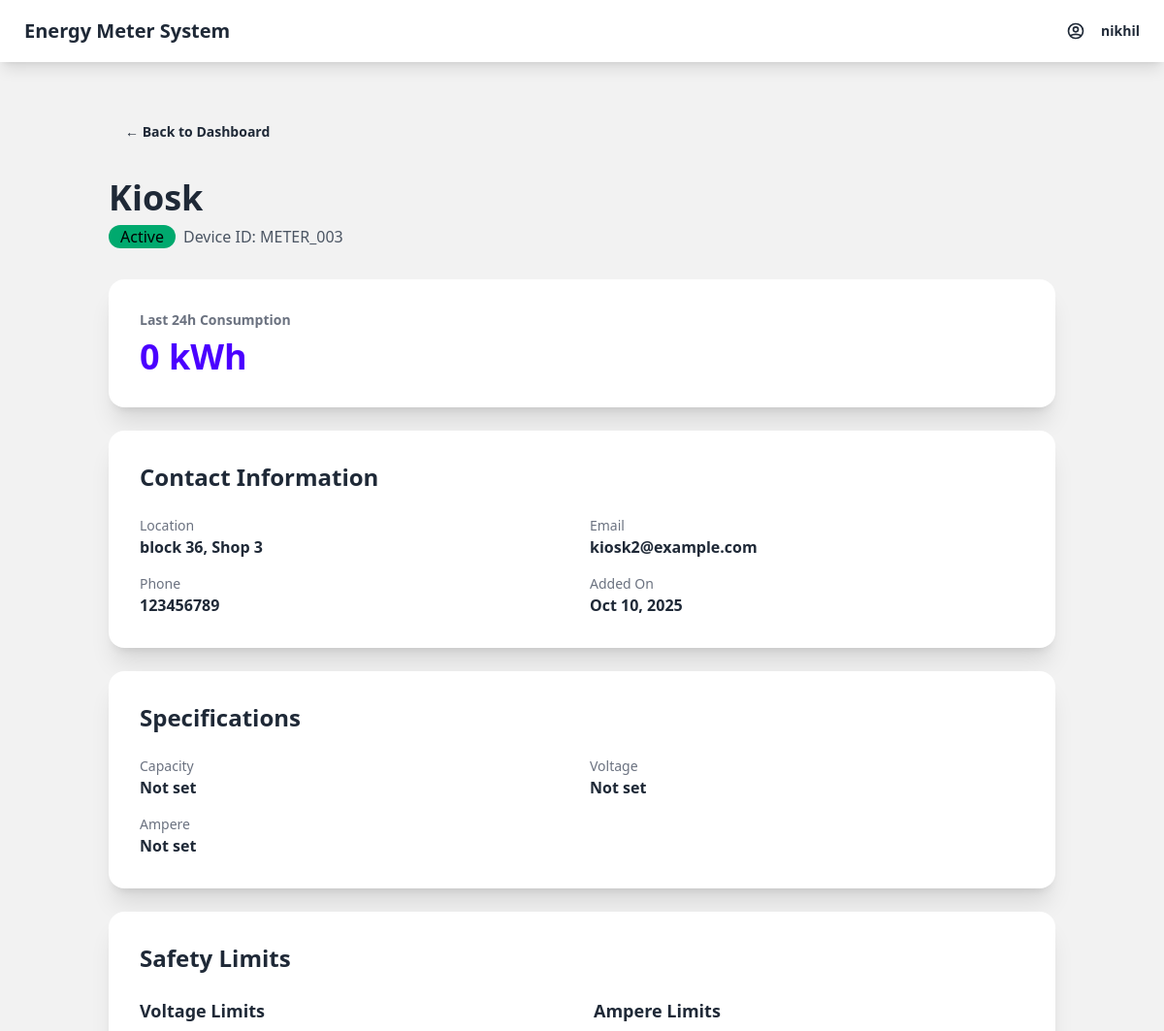
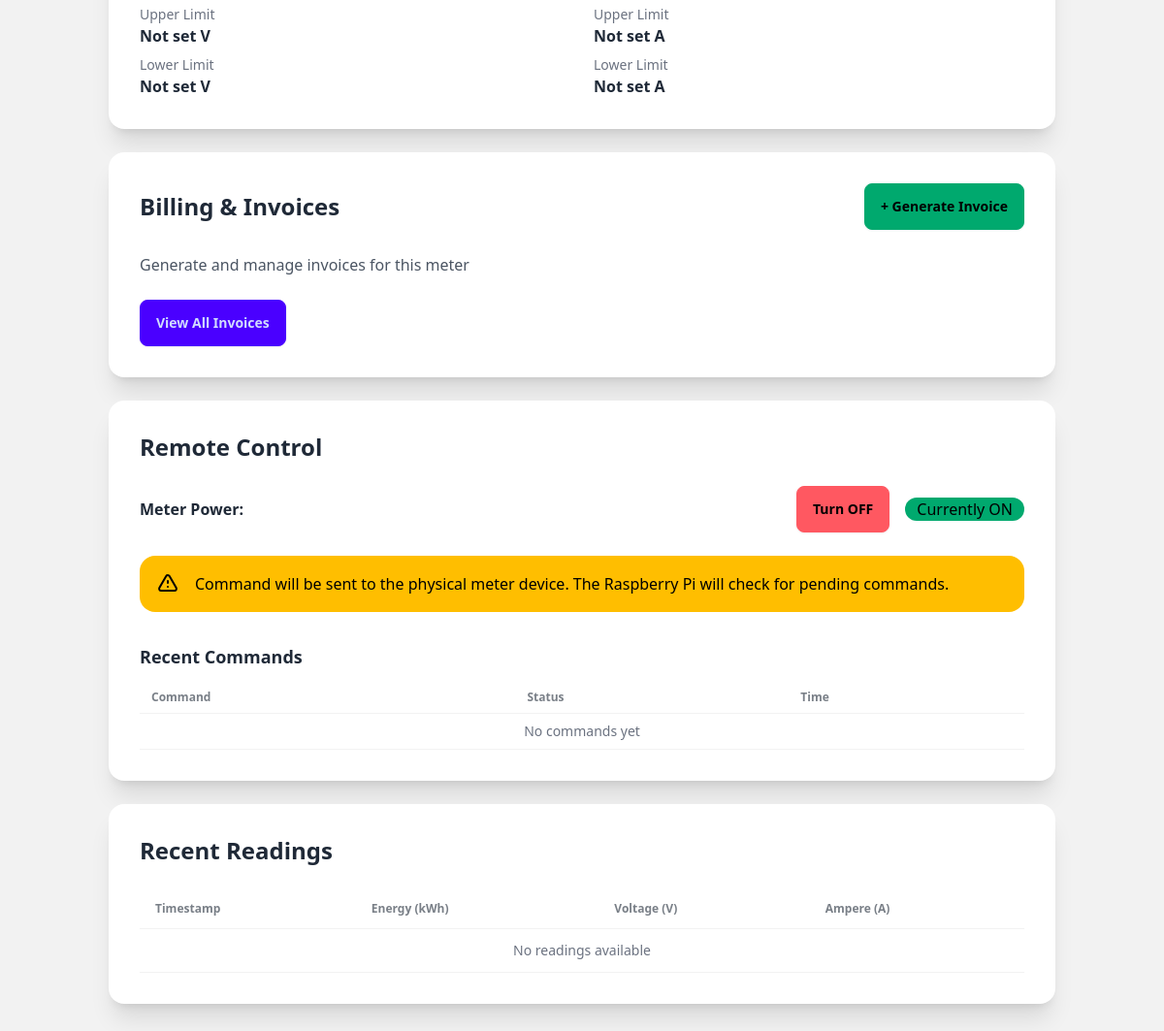
The app's page /meter/2/ (signed in) with its own data (2 pictures, top to bottom).
### meters/models.py (models this page shows, shortened)
class Meter(models.Model):
    device_id = models.CharField(max_length=100, unique=True)
    name = models.CharField(max_length=200)
    is_active = models.BooleanField(default=True)
    location = models.CharField(max_length=300, blank=True)
    contact_email = models.EmailField(blank=True)
    contact_phone = models.CharField(max_length=20, blank=True)
    description = models.TextField(blank=True)
    created_at = models.DateTimeField(default=timezone.now)
    updated_at = models.DateTimeField(auto_now=True)

class MeterSpecification(models.Model):
    meter = models.OneToOneField(Meter, on_delete=models.CASCADE, related_name='specification')
    capacity = models.CharField(max_length=100, blank=True)
    voltage = models.CharField(max_length=100, blank=True)
    ampere = models.CharField(max_length=100, blank=True)
    additional_specs = models.TextField(blank=True)
    voltage_upper_limit = models.DecimalField(max_digits=6, decimal_places=2, null=True, blank=True)
    voltage_lower_limit = models.DecimalField(max_digits=6, decimal_places=2, null=True, blank=True)
    ampere_upper_limit = models.DecimalField(max_digits=6, decimal_places=2, null=True, blank=True)
    ampere_lower_limit = models.DecimalField(max_digits=6, decimal_places=2, null=True, blank=True)

### dashboard/views.py (the view)
# urls.py: path('meter/<int:meter_id>/', views.meter_detail, name='meter_detail'),
@login_required
def meter_detail(request, meter_id):
    meter = Meter.objects.get(id=meter_id)
    recent_readings = meter.readings.all()[:10]
    time_24_hours_ago = timezone.now() - timedelta(hours=24)
    consumption_24h = meter.readings.filter(
        timestamp__gte=time_24_hours_ago
    ).aggregate(total=Sum('kilowatt_hours'))['total'] or 0
    context = {
        'meter': meter,
        'recent_readings': recent_readings,
        'consumption_24h': consumption_24h,
    }
    return render(request, 'dashboard/meter_detail.html', context)

### dashboard/templates/dashboard/meter_detail.html (shortened to what this page needs)
{% extends 'dashboard/base.html' %}
{% block content %}
<div class="container mx-auto p-6">
    <div class="mb-6">
        <a href="{% url 'dashboard:home' %}" class="btn btn-ghost">
            ← Back to Dashboard
        </a>
    </div>
    <div class="mb-8">
        <h1 class="text-4xl font-bold mb-2">{{ meter.name }}</h1>
        <div class="flex gap-2 items-center">
            {% if meter.is_active %}
                <span class="badge badge-success badge-lg">Active</span>
            {% else %}
                <span class="badge badge-error badge-lg">Inactive</span>
            {% endif %}
            <span class="text-gray-600">Device ID: {{ meter.device_id }}</span>
        </div>
    </div>
    <div class="card bg-base-100 shadow-xl mb-6">
        <div class="card-body">
            <h2 class="card-title text-sm text-gray-500">Last 24h Consumption</h2>
            <p class="text-4xl font-bold text-primary">{{ consumption_24h }} kWh</p>
        </div>
    </div>
    <div class="card bg-base-100 shadow-xl mb-6">
        <div class="card-body">
            <h2 class="card-title text-2xl mb-4">Contact Information</h2>
            <div class="grid grid-cols-1 md:grid-cols-2 gap-4">
                <div>
                    <p class="text-sm text-gray-500">Location</p>
                    <p class="font-semibold">{{ meter.location|default:"Not provided" }}</p>
                </div>
                <div>
                    <p class="text-sm text-gray-500">Email</p>
                    <p class="font-semibold">{{ meter.contact_email|default:"Not provided" }}</p>
                </div>
                <div>
                    <p class="text-sm text-gray-500">Phone</p>
                    <p class="font-semibold">{{ meter.contact_phone|default:"Not provided" }}</p>
                </div>
                <div>
                    <p class="text-sm text-gray-500">Added On</p>
                    <p class="font-semibold">{{ meter.created_at|date:"M d, Y" }}</p>
                </div>
            </div>
        </div>
    </div>
    <div class="card bg-base-100 shadow-xl mb-6">
        <div class="card-body">
            <h2 class="card-title text-2xl mb-4">Specifications</h2>
            {% if meter.specification %}
            <div class="grid grid-cols-1 md:grid-cols-2 gap-4">
                <div>
                    <p class="text-sm text-gray-500">Capacity</p>
                    <p class="font-semibold">{{ meter.specification.capacity|default:"Not set" }}</p>
                </div>
                <div>
                    <p class="text-sm text-gray-500">Voltage</p>
                    <p class="font-semibold">{{ meter.specification.voltage|default:"Not set" }}</p>
                </div>
                <div>
                    <p class="text-sm text-gray-500">Ampere</p>
                    <p class="font-semibold">{{ meter.specification.ampere|default:"Not set" }}</p>
                </div>
            </div>
            {% else %}
            <p class="text-gray-500">No specifications set for this meter</p>
            {% endif %}
        </div>
    </div>
    {% if meter.specification %}
    <div class="card bg-base-100 shadow-xl mb-6">
        <div class="card-body">
            <h2 class="card-title text-2xl mb-4">Safety Limits</h2>
            <div class="grid grid-cols-1 md:grid-cols-2 gap-6">
                <div>
                    <h3 class="font-semibold text-lg mb-3">Voltage Limits</h3>
                    <div class="space-y-2">
                        <div>
                            <p class="text-sm text-gray-500">Upper Limit</p>
                            <p class="font-semibold">{{ meter.specification.voltage_upper_limit|default:"Not set" }} V</p>
                        </div>
                        <div>
                            <p class="text-sm text-gray-500">Lower Limit</p>
                            <p class="font-semibold">{{ meter.specification.voltage_lower_limit|default:"Not set" }} V</p>
                        </div>
                    </div>
                </div>
                <div>
                    <h3 class="font-semibold text-lg mb-3">Ampere Limits</h3>
                    <div class="space-y-2">
                        <div>
                            <p class="text-sm text-gray-500">Upper Limit</p>
                            <p class="font-semibold">{{ meter.specification.ampere_upper_limit|default:"Not set" }} A</p>
                        </div>
                        <div>
                            <p class="text-sm text-gray-500">Lower Limit</p>
                            <p class="font-semibold">{{ meter.specification.ampere_lower_limit|default:"Not set" }} A</p>
                        </div>
                    </div>
                </div>
            </div>
        </div>
    </div>
    {% endif %}
    <div class="card bg-base-100 shadow-xl mb-6">
        <div class="card-body">
            <div class="flex justify-between items-center mb-4">
                <h2 class="card-title text-2xl">Billing & Invoices</h2>
                <a href="{% url 'billing:create_invoice' meter.id %}" class="btn btn-success">
                    + Generate Invoice
                </a>
            </div>
            <p class="text-gray-600">Generate and manage invoices for this meter</p>
            <div class="mt-4">
                <a href="{% url 'billing:meter_invoices' meter.id %}" class="btn btn-primary">
                    View All Invoices
                </a>
            </div>
        </div>
    </div>
    <div class="card bg-base-100 shadow-xl mb-6">
        <div class="card-body">
            <h2 class="card-title text-2xl mb-4">Remote Control</h2>
            <form method="POST" action="{% url 'dashboard:toggle_meter' meter.id %}">
                <div class="flex items-center gap-4 mb-4">
                    <p class="font-semibold">Meter Power:</p>
                    {% if meter.is_active %}
                        <button type="submit" name="action" value="turn_off" class="btn btn-error">
                            Turn OFF
                        </button>
                        <span class="badge badge-success badge-lg">Currently ON</span>
                    {% else %}
                        <button type="submit" name="action" value="turn_on" class="btn btn-success">
                            Turn ON
                        </button>
                        <span class="badge badge-error badge-lg">Currently OFF</span>
                    {% endif %}
                </div>
            </form>
            <div class="alert alert-warning">
                <span>Command will be sent to the physical meter device. The Raspberry Pi will check for pending commands.</span>
            </div>
            <div class="mt-6">
                <h3 class="font-semibold text-lg mb-3">Recent Commands</h3>
                <div class="overflow-x-auto">
                    <table class="table table-sm">
                        <thead>
                            <tr>
                                <th>Command</th>
                                <th>Status</th>
                                <th>Time</th>
                            </tr>
                        </thead>
                        <tbody>
                            {% for cmd in meter.commands.all|slice:":5" %}
                            <tr>
                                <td>{{ cmd.get_command_display }}</td>
                                <td>
                                    {% if cmd.status == 'executed' %}
                                        <span class="badge badge-success badge-sm">Executed</span>
                                    {% elif cmd.status == 'failed' %}
                                        <span class="badge badge-error badge-sm">Failed</span>
                                    {% else %}
                                        <span class="badge badge-warning badge-sm">Pending</span>
                                    {% endif %}
                                </td>
                                <td>{{ cmd.created_at|date:"M d, H:i" }}</td>
                            </tr>
                            {% empty %}
                            <tr>
                                <td colspan="3" class="text-center text-gray-500">No commands yet</td>
                            </tr>
                            {% endfor %}
                        </tbody>
                    </table>
                </div>
            </div>
        </div>
    </div>
    <div class="card bg-base-100 shadow-xl mb-6">
        <div class="card-body">
            <h2 class="card-title text-2xl mb-4">Recent Readings</h2>
            <div class="overflow-x-auto">
                <table class="table table-zebra">
                    <thead>
                        <tr>
                            <th>Timestamp</th>
                            <th>Energy (kWh)</th>
                            <th>Voltage (V)</th>
                            <th>Ampere (A)</th>
                        </tr>
                    </thead>
                    <tbody>
                        {% for reading in recent_readings %}
                        <tr>
                            <td>{{ reading.timestamp|date:"M d, Y H:i" }}</td>
                            <td class="font-semibold">{{ reading.kilowatt_hours }}</td>
                            <td>{{ reading.current_voltage|default:"N/A" }}</td>
                            <td>{{ reading.current_ampere|default:"N/A" }}</td>
                        </tr>
                        {% empty %}
                        <tr>
                            <td colspan="4" class="text-center text-gray-500">No readings available</td>
                        </tr>
                        {% endfor %}
                    </tbody>
                </table>
            </div>
        </div>
    </div>
</div>
{% endblock %}

### dashboard/templates/dashboard/base.html (shortened to what this page needs)
<!DOCTYPE html>
<html lang="en" data-theme="light">
<head>
    <link href="https://cdn.jsdelivr.net/npm/daisyui@4.4.19/dist/full.min.css" rel="stylesheet" type="text/css" />
    <script src="https://cdn.tailwindcss.com"></script>
</head>
<body class="bg-base-200">
    <div class="navbar bg-base-100 shadow-lg mb-6">
        <div class="flex-1">
            <a href="{% url 'dashboard:home' %}" class="btn btn-ghost normal-case text-xl">
                Energy Meter System
            </a>
        </div>
        <div class="flex-none">
            {% if user.is_authenticated %}
                <div class="dropdown dropdown-end">
                    <label tabindex="0" class="btn btn-ghost">
                        <span class="ml-2">{{ user.username }}</span>
                    </label>
                </div>
            {% endif %}
        </div>
    </div>
    {% block content %}
    {% endblock %}
</body>
</html>

### records on screen
Meter: name "Kiosk", device_id "METER_003", location "block 36, Shop 3", contact_email "kiosk2@example.com", contact_phone "123456789", created_at "Oct 10, 2025", specification.capacity "Not set", specification.voltage "Not set", specification.ampere "Not set", specification.voltage_upper_limit "Not set", specification.voltage_lower_limit "Not set", specification.ampere_upper_limit "Not set", specification.ampere_lower_limit "Not set"

### other values on screen
{{ user.username }} "nikhil"
{{ consumption_24h }} "0"
